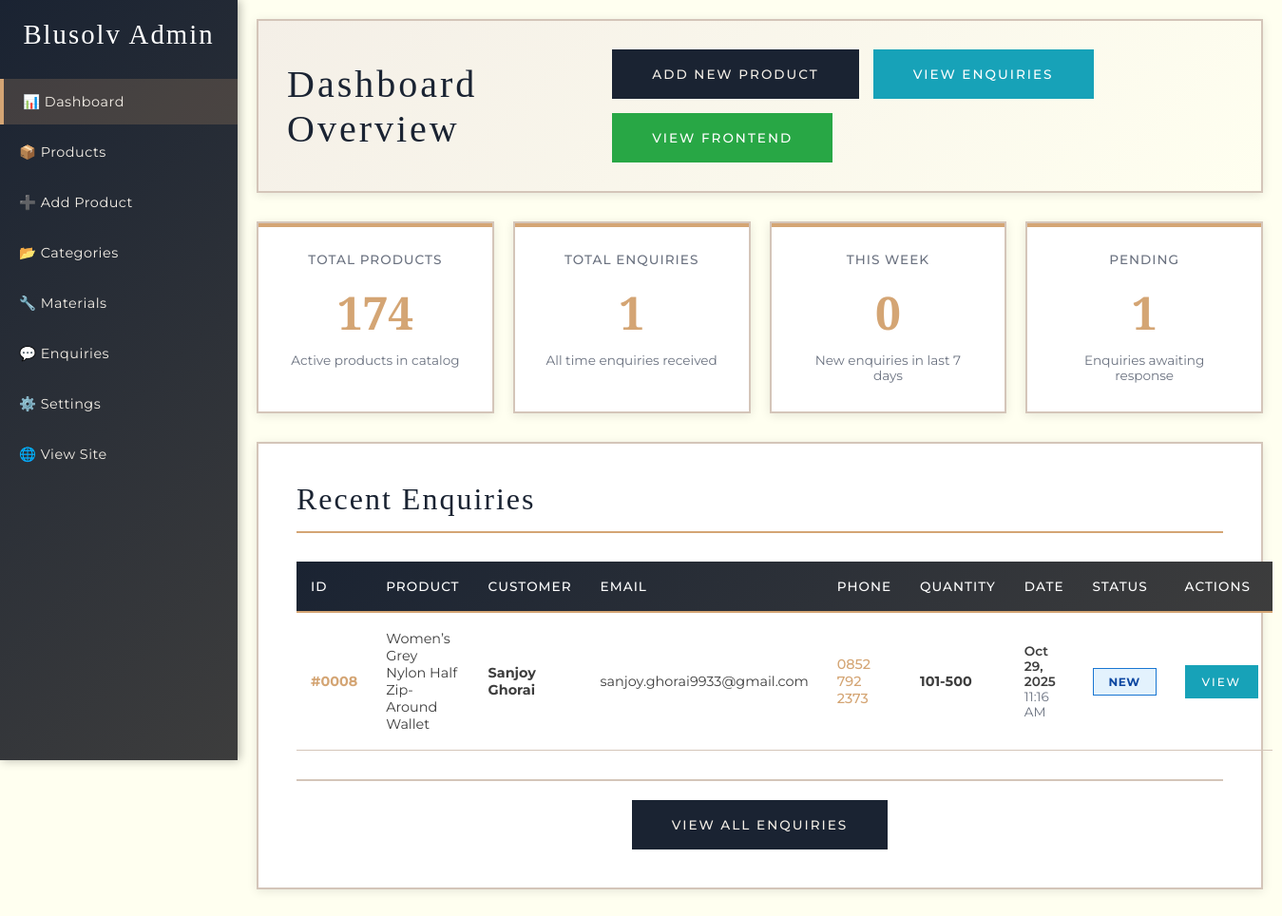
Screenshot of /admin/dashboard.php with the database file from the repository.
### tables this page shows
CREATE TABLE `enquiries` (
  `id` int(11) NOT NULL,
  `product_id` int(11) NOT NULL,
  `product_name` varchar(200) NOT NULL,
  `customer_name` varchar(100) NOT NULL,
  `customer_email` varchar(100) NOT NULL,
  `customer_phone` varchar(20) NOT NULL,
  `company_name` varchar(150) DEFAULT NULL,
  `expected_quantity` varchar(50) NOT NULL,
  `requirements` text DEFAULT NULL,
  `enquiry_date` timestamp NOT NULL DEFAULT current_timestamp(),
  `status` enum('new','processing','quoted','completed','cancelled') DEFAULT 'new',
  `admin_notes` text DEFAULT NULL,
  `followed_up_at` timestamp NULL DEFAULT NULL,
  `created_at` timestamp NOT NULL DEFAULT current_timestamp(),
  `updated_at` timestamp NOT NULL DEFAULT current_timestamp() ON UPDATE current_timestamp()
);

CREATE TABLE `products` (
  `id` int(11) NOT NULL,
  `product_name` varchar(200) NOT NULL,
  `product_code` varchar(50) DEFAULT NULL,
  `product_color` varchar(100) DEFAULT NULL,
  `product_slug` varchar(200) NOT NULL,
  `category_id` int(11) NOT NULL,
  `material_id` int(11) NOT NULL,
  `description` text DEFAULT NULL,
  `price` decimal(10,2) NOT NULL DEFAULT 0.00,
  `product_image` varchar(255) DEFAULT NULL,
  `gallery_images` text DEFAULT NULL,
  `nature_of_requirement` varchar(255) DEFAULT NULL,
  `specifications` text DEFAULT NULL,
  `meta_title` varchar(255) DEFAULT NULL,
  `meta_description` text DEFAULT NULL,
  `status` enum('active','inactive','draft') DEFAULT 'active',
  `featured` tinyint(1) DEFAULT 0,
  `sort_order` int(11) DEFAULT 0,
  `created_at` timestamp NOT NULL DEFAULT current_timestamp(),
  `updated_at` timestamp NOT NULL DEFAULT current_timestamp() ON UPDATE current_timestamp()
);

### admin/dashboard.php (the view, shortened to what this page needs)
<?php
$host = 'localhost';
$username = 'blusolv_db';
$password = 'blusolv_db';
$database = 'blusolv_db';
$conn = new mysqli($host, $username, $password, $database);
$stats = [];
$result = $conn->query("SELECT COUNT(*) as count FROM products WHERE status = 'active'");
$stats['total_products'] = $result->fetch_assoc()['count'];
$result = $conn->query("SELECT COUNT(*) as count FROM enquiries");
$stats['total_enquiries'] = $result->fetch_assoc()['count'];
$result = $conn->query("SELECT COUNT(*) as count FROM enquiries WHERE enquiry_date >= DATE_SUB(NOW(), INTERVAL 7 DAY)");
$stats['new_enquiries'] = $result->fetch_assoc()['count'];
$result = $conn->query("SELECT COUNT(*) as count FROM enquiries WHERE status = 'new'");
$stats['pending_enquiries'] = $result->fetch_assoc()['count'];
$recent_enquiries = [];
$result = $conn->query("SELECT e.*, p.product_name FROM enquiries e
                       LEFT JOIN products p ON e.product_id = p.id
                       ORDER BY e.enquiry_date DESC LIMIT 10");
while ($row = $result->fetch_assoc()) {
    $recent_enquiries[] = $row;
}
?>
<!DOCTYPE html>
<html lang="en">
<head>
</head>
<body>
    <div class="sidebar">
        <h2>Blusolv Admin</h2>
        <ul>
            <li><a href="dashboard.php" class="active">📊 Dashboard</a></li>
            <li><a href="products.php">📦 Products</a></li>
            <li><a href="add_product.php">➕ Add Product</a></li>
            <li><a href="categories.php">📂 Categories</a></li>
            <li><a href="materials.php">🔧 Materials</a></li>
            <li><a href="enquiries.php">💬 Enquiries</a></li>
            <li><a href="settings.php">⚙️ Settings</a></li>
            <li><a href="../products.php" target="_blank">🌐 View Site</a></li>
        </ul>
    </div>
    <div class="main-content">
        <div class="header">
            <h1>Dashboard Overview</h1>
            <div class="quick-actions">
                <a href="add_product.php" class="btn btn-primary">Add New Product</a>
                <a href="enquiries.php" class="btn btn-info">View Enquiries</a>
                <a href="../products.php" target="_blank" class="btn btn-success">View Frontend</a>
            </div>
        </div>
        <div class="stats-container">
            <div class="stat-card">
                <h3>Total Products</h3>
                <div class="number"><?php echo $stats['total_products']; ?></div>
                <p>Active products in catalog</p>
            </div>
            <div class="stat-card">
                <h3>Total Enquiries</h3>
                <div class="number"><?php echo $stats['total_enquiries']; ?></div>
                <p>All time enquiries received</p>
            </div>
            <div class="stat-card">
                <h3>This Week</h3>
                <div class="number"><?php echo $stats['new_enquiries']; ?></div>
                <p>New enquiries in last 7 days</p>
            </div>
            <div class="stat-card">
                <h3>Pending</h3>
                <div class="number"><?php echo $stats['pending_enquiries']; ?></div>
                <p>Enquiries awaiting response</p>
            </div>
        </div>
        <div class="content-section">
            <h2 class="section-title">Recent Enquiries</h2>
            <?php if (empty($recent_enquiries)): ?>
                <div class="empty-state">
                    <div class="empty-state-icon">📭</div>
                    <h3>No Enquiries Yet</h3>
                    <p>You haven't received any customer enquiries yet.</p>
                    <p>Enquiries will appear here when customers submit their requests.</p>
                </div>
            <?php else: ?>
                <table class="table">
                    <thead>
                        <tr>
                            <th>ID</th>
                            <th>Product</th>
                            <th>Customer</th>
                            <th>Email</th>
                            <th>Phone</th>
                            <th>Quantity</th>
                            <th>Date</th>
                            <th>Status</th>
                            <th>Actions</th>
                        </tr>
                    </thead>
                    <tbody>
                        <?php foreach ($recent_enquiries as $enquiry): ?>
                            <tr>
                                <td><strong style="color: var(--champagne-gold);">#<?php echo str_pad($enquiry['id'], 4, '0', STR_PAD_LEFT); ?></strong></td>
                                <td><?php echo htmlspecialchars($enquiry['product_name'] ?? 'Unknown Product'); ?></td>
                                <td><strong><?php echo htmlspecialchars($enquiry['customer_name']); ?></strong></td>
                                <td><?php echo htmlspecialchars($enquiry['customer_email']); ?></td>
                                <td>
                                    <a href="tel:<?php echo htmlspecialchars($enquiry['customer_phone']); ?>"
                                       style="color: var(--champagne-gold); text-decoration: none; font-weight: 500;">
                                        <?php echo htmlspecialchars($enquiry['customer_phone']); ?>
                                    </a>
                                </td>
                                <td><strong><?php echo htmlspecialchars($enquiry['expected_quantity']); ?></strong></td>
                                <td>
                                    <div style="font-size: 0.85rem;">
                                        <div style="font-weight: 600;"><?php echo date('M j, Y', strtotime($enquiry['enquiry_date'])); ?></div>
                                        <div style="color: var(--slate-grey);"><?php echo date('g:i A', strtotime($enquiry['enquiry_date'])); ?></div>
                                    </div>
                                </td>
                                <td>
                                    <span class="status-badge status-<?php echo $enquiry['status']; ?>">
                                        <?php echo ucfirst($enquiry['status']); ?>
                                    </span>
                                </td>
                                <td>
                                    <a href="view_enquiry.php?id=<?php echo $enquiry['id']; ?>" class="btn btn-info btn-view">View</a>
                                </td>
                            </tr>
                        <?php endforeach; ?>
                    </tbody>
                </table>
                <div class="view-all-section">
                    <a href="enquiries.php" class="btn btn-primary">View All Enquiries</a>
                </div>
            <?php endif; ?>
        </div>
    </div>
</body>
</html>

### rows the page displays
enquiries: id "0008", product.product_name "Women’s Grey Nylon Half Zip-Around Wallet", customer_name "Sanjoy Ghorai", customer_email "sanjoy.ghorai9933@gmail.com", customer_phone "0852 792 2373", expected_quantity "101-500", enquiry_date "Oct 29, 2025", enquiry_date "11:16 AM", status "NEW"

### other values shown
$stats['total_products'] "174"
$stats['total_enquiries'] "1"
$stats['new_enquiries'] "0"
$stats['pending_enquiries'] "1"
